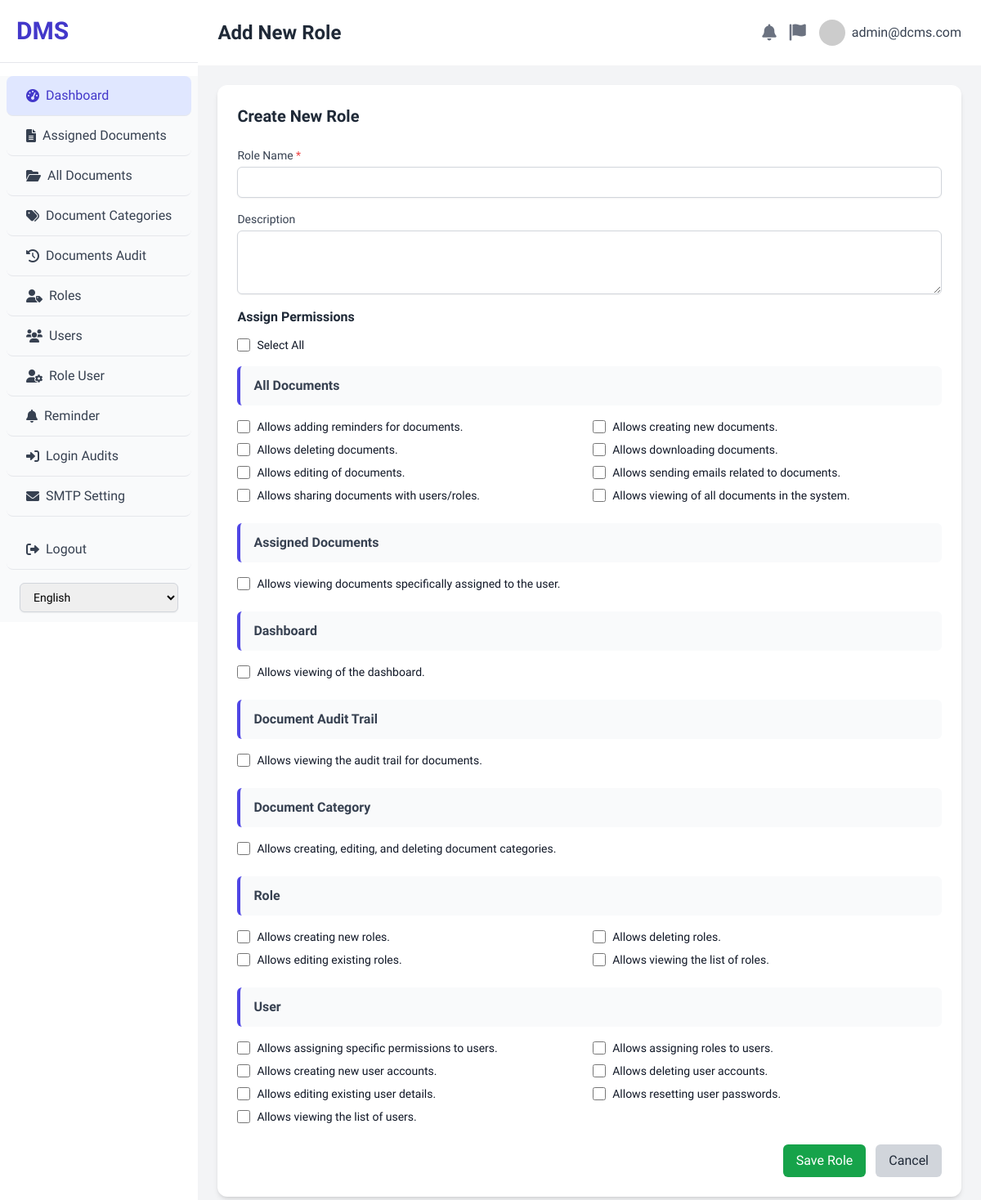
The page /add_role_page.php (signed in) on the database its author committed.
### tables this page shows
CREATE TABLE `permissions` (
  `id` int(11) NOT NULL,
  `name` varchar(100) NOT NULL,
  `description` text DEFAULT NULL,
  `category` varchar(50) NOT NULL DEFAULT 'General',
  `created_at` timestamp NOT NULL DEFAULT current_timestamp()
);

### auth_check.php (called while the page is built, shortened)
<?php
$user_email = $_SESSION['user_email'] ?? 'Guest';
?>

### add_role_page.php (the view, shortened to what this page needs)
<?php
include 'auth_check.php';
$all_permissions = [];
$permissions_result = $conn->query("SELECT id, name, description, category FROM permissions ORDER BY category, name ASC");
if ($permissions_result) {
    while ($row = $permissions_result->fetch_assoc()) {
        $all_permissions[$row['category']][] = $row;
    }
} else {
    error_log("Error fetching permissions: " . $conn->error);
}
?>
<!DOCTYPE html>
<html lang="en">
<head>
    <script src="https://cdn.tailwindcss.com"></script>
    <link rel="stylesheet" href="https://cdnjs.cloudflare.com/ajax/libs/font-awesome/6.0.0-beta3/css/all.min.css">
</head>
<body class="flex h-screen overflow-hidden">
    <div class="w-70 bg-white shadow-lg flex-shrink-0 overflow-y-auto">
        <div class="p-5 border-b border-gray-200">
            <h1 class="text-3xl font-extrabold text-indigo-700">DMS</h1>
        </div>
        <nav class="mt-4 bg-gray-50">
            <a href="dashboard.php" class="flex items-center py-3 px-6 text-gray-700 hover:bg-indigo-50 hover:text-indigo-500 rounded-lg mx-2 transition duration-150 ease-in-out bg-indigo-100 text-indigo-700 border-b">
                <i class="fas fa-tachometer-alt mr-2"></i> <?php echo $lang['dashboard']; ?>
            </a>
            <a href="assigned_documents.php" class="flex items-center py-3 px-6 text-gray-700 hover:bg-indigo-50 hover:text-indigo-700 rounded-lg mx-2 transition duration-150 ease-in-out border-b">
                <i class="fas fa-file-alt mr-2"></i> <?php echo $lang['assigned_documents']; ?>
            </a>
            <a href="all_documents.php" class="flex items-center py-3 px-6 text-gray-700 hover:bg-indigo-50 hover:text-indigo-700 rounded-lg mx-2 transition duration-150 ease-in-out border-b">
                <i class="fas fa-folder-open mr-2"></i> <?php echo $lang['all_documents']; ?>
            </a>
            <a href="document_categories.php" class="flex items-center py-3 px-6 text-gray-700 hover:bg-indigo-50 hover:text-indigo-700 rounded-lg mx-2 transition duration-150 ease-in-out border-b">
                <i class="fas fa-tags mr-2"></i> <?php echo $lang['document_categories']; ?>
            </a>
            <a href="documents_audit_trail.php" class="flex items-center py-3 px-6 text-gray-700 hover:bg-indigo-50 hover:text-indigo-700 rounded-lg mx-2 transition duration-150 ease-in-out border-b">
                <i class="fas fa-history mr-2"></i> <?php echo $lang['documents_audit_trail']; ?>
            </a>
            <a href="roles.php" class="flex items-center py-3 px-6 text-gray-700 hover:bg-indigo-50 hover:text-indigo-700 rounded-lg mx-2 transition duration-150 ease-in-out border-b">
                <i class="fas fa-user-tag mr-2"></i> <?php echo $lang['roles']; ?>
            </a>
            <a href="users.php" class="flex items-center py-3 px-6 text-gray-700 hover:bg-indigo-50 hover:text-indigo-700 rounded-lg mx-2 transition duration-150 ease-in-out border-b">
                <i class="fas fa-users mr-2"></i> <?php echo $lang['users']; ?>
            </a>
            <a href="role_user.php" class="flex items-center py-3 px-6 text-gray-700 hover:bg-indigo-50 hover:text-indigo-700 rounded-lg mx-2 transition duration-150 ease-in-out border-b">
                <i class="fas fa-user-cog mr-2"></i> <?php echo $lang['role_user']; ?>
            </a>
            <a href="reminder.php" class="flex items-center py-3 px-6 text-gray-700 hover:bg-indigo-50 hover:text-indigo-700 rounded-lg mx-2 transition duration-150 ease-in-out border-b">
                <i class="fas fa-bell mr-2"></i> <?php echo $lang['reminder']; ?>
            </a>
            <a href="#" class="flex items-center py-3 px-6 text-gray-700 hover:bg-indigo-50 hover:text-indigo-700 rounded-lg mx-2 transition duration-150 ease-in-out border-b">
                <i class="fas fa-sign-in-alt mr-2"></i> <?php echo $lang['login_audits']; ?>
            </a>
            <a href="#" class="flex items-center py-3 px-6 text-gray-700 hover:bg-indigo-50 hover:text-indigo-700 rounded-lg mx-2 transition duration-150 ease-in-out border-b">
                <i class="fas fa-envelope mr-2"></i> <?php echo $lang['smtp_setting']; ?>
            </a>
            <a href="/dcms/logout.php" class="flex items-center py-3 px-6 text-gray-700 hover:bg-red-50 hover:text-red-700 rounded-lg mx-2 transition duration-150 ease-in-out mt-4 border-b" id="logout-link">
                <i class="fas fa-sign-out-alt mr-2"></i> <?php echo $lang['logout']; ?>
            </a>
            <div class="px-6 py-3">
                <form method="post" id="lang-form">
                    <select name="lang" id="lang-select" class="mt-1 block w-full px-3 py-2 border border-gray-300 rounded-md shadow-sm focus:ring-indigo-500 focus:border-indigo-500 sm:text-sm" onchange="document.getElementById('lang-form').submit()">
                        <option value="en" <?php echo ($_SESSION['lang'] === 'en') ? 'selected' : ''; ?>>English</option>
                    </select>
                </form>
            </div>
        </nav>
    </div>
    <div class="flex-1 flex flex-col overflow-hidden">
        <header class="flex items-center justify-between p-6 bg-white shadow-md">
            <div class="flex items-center">
                <h1 class="text-2xl font-semibold text-gray-800"><?php echo $lang['add_new_role']; ?></h1>
            </div>
            <div class="flex items-center space-x-4">
                <button class="text-gray-500 hover:text-gray-700 focus:outline-none focus:text-gray-700">
                    <i class="fas fa-bell text-xl"></i>
                </button>
                <button class="text-gray-500 hover:text-gray-700 focus:outline-none focus:text-gray-700">
                    <i class="fas fa-flag text-xl"></i>
                </button>
                <div class="relative">
                    <button class="flex items-center space-x-2 text-gray-700 hover:text-gray-900 focus:outline-none focus:text-gray-900">
                        <img class="h-8 w-8 rounded-full object-cover" src="https://placehold.co/150x150/cccccc/ffffff?text=User" alt="User Avatar">
                        <span class="hidden md:inline-block font-medium"><?php echo htmlspecialchars($user_email); ?></span>
                    </button>
                </div>
            </div>
        </header>
        <main class="flex-1 overflow-x-hidden overflow-y-auto bg-gray-100 p-6">
            <div class="bg-white rounded-xl shadow-md p-6">
                <h2 class="text-xl font-semibold text-gray-800 mb-6">Create New Role</h2>
                <form action="add_role_page.php" method="POST" class="space-y-4">
                    <div>
                        <label for="role_name" class="block text-sm font-medium text-gray-700">Role Name <span class="text-red-500">*</span></label>
                        <input type="text" id="role_name" name="role_name" required
                               class="mt-1 block w-full px-3 py-2 border border-gray-300 rounded-md shadow-sm focus:ring-indigo-500 focus:border-indigo-500 sm:text-sm">
                    </div>
                    <div>
                        <label for="description" class="block text-sm font-medium text-gray-700">Description</label>
                        <textarea id="description" name="description" rows="3"
                                  class="mt-1 block w-full px-3 py-2 border border-gray-300 rounded-md shadow-sm focus:ring-indigo-500 focus:border-indigo-500 sm:text-sm"></textarea>
                    </div>
                    <div class="mt-6">
                        <h4 class="text-md font-semibold text-gray-800 mb-3">Assign Permissions</h4>
                        <div class="flex items-center mb-3">
                            <input type="checkbox" id="select-all-add" class="h-4 w-4 text-indigo-600 border-gray-300 rounded focus:ring-indigo-500">
                            <label for="select-all-add" class="ml-2 block text-sm text-gray-900 font-medium">Select All</label>
                        </div>
                        <?php foreach ($all_permissions as $category => $permissions): ?>
                            <div class="permission-category-header"><?php echo htmlspecialchars($category); ?></div>
                            <div class="permission-grid">
                                <?php foreach ($permissions as $permission): ?>
                                    <div class="flex items-center">
                                        <input type="checkbox" id="add-perm-<?php echo htmlspecialchars($permission['id']); ?>"
                                               name="permissions[]" value="<?php echo htmlspecialchars($permission['id']); ?>"
                                               class="h-4 w-4 text-indigo-600 border-gray-300 rounded focus:ring-indigo-500 add-permission-checkbox">
                                        <label for="add-perm-<?php echo htmlspecialchars($permission['id']); ?>" class="ml-2 block text-sm text-gray-900">
                                            <?php echo htmlspecialchars($permission['description'] ?: $permission['name']); ?>
                                        </label>
                                    </div>
                                <?php endforeach; ?>
                            </div>
                        <?php endforeach; ?>
                    </div>
                    <div class="flex justify-end space-x-3 mt-6">
                        <button type="submit" class="px-4 py-2 bg-green-600 text-white rounded-md hover:bg-green-700">Save Role</button>
                        <button type="button" onclick="window.history.back();" class="px-4 py-2 bg-gray-300 text-gray-800 rounded-md hover:bg-gray-400">Cancel</button>
                    </div>
                </form>
            </div>
        </main>
    </div>
</body>
</html>

### add_role_page.php (style rules this page uses)
body { font-family: 'Battambang', sans-serif; background-color: #f9fafb; background-color: #f0f2f5; }
.permission-category-header { background-color: #f9fafb; padding: 0.75rem 1rem; margin-top: 1rem; margin-bottom: 0.5rem; border-radius: 0.375rem; font-weight: 600; color: #374151; border-left: 4px solid #4f46e5; }
.permission-grid { display: grid; grid-template-columns: repeat(auto-fit, minmax(300px, 1fr)); gap: 0.5rem; padding: 0.5rem 0; }

### rows shown on the page
permissions: description "Allows adding reminders for documents."
permissions: description "Allows creating new documents."
permissions: description "Allows deleting documents."
permissions: description "Allows downloading documents."
permissions: description "Allows editing of documents."
permissions: description "Allows sending emails related to documents."
permissions: description "Allows sharing documents with users/roles."
permissions: description "Allows viewing of all documents in the system."
permissions: description "Allows viewing documents specifically assigned to the user."
permissions: description "Allows viewing of the dashboard."
permissions: description "Allows viewing the audit trail for documents."
permissions: description "Allows creating, editing, and deleting document categories."
permissions: description "Allows creating new roles."
permissions: description "Allows deleting roles."
permissions: description "Allows editing existing roles."
permissions: description "Allows viewing the list of roles."
permissions: description "Allows assigning specific permissions to users."
permissions: description "Allows assigning roles to users."
permissions: description "Allows creating new user accounts."
permissions: description "Allows deleting user accounts."
permissions: description "Allows editing existing user details."
permissions: description "Allows resetting user passwords."
permissions: description "Allows viewing the list of users."

### other values the page prints
$lang['dashboard'] "Dashboard"
$lang['assigned_documents'] "Assigned Documents"
$lang['all_documents'] "All Documents"
$lang['document_categories'] "Document Categories"
$lang['documents_audit_trail'] "Documents Audit"
$lang['roles'] "Roles"
$lang['users'] "Users"
$lang['role_user'] "Role User"
$lang['reminder'] "Reminder"
$lang['login_audits'] "Login Audits"
$lang['smtp_setting'] "SMTP Setting"
$lang['logout'] "Logout"
$lang['add_new_role'] "Add New Role"
$user_email "admin@dcms.com"
$category "All Documents"
